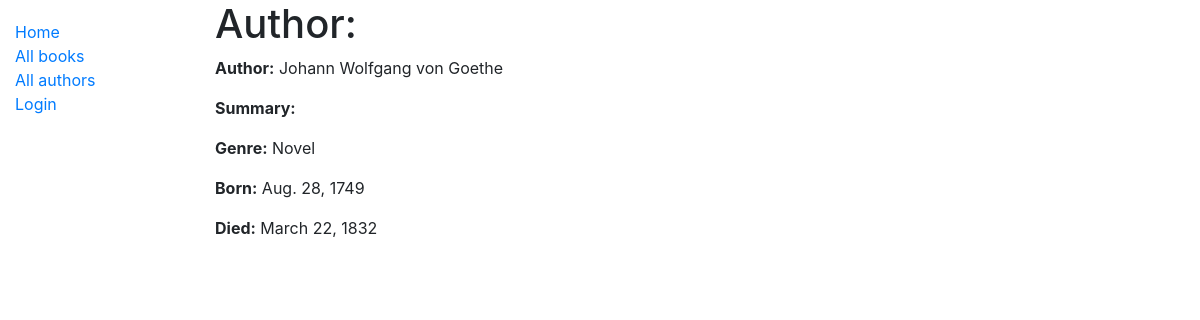
Screenshot of /catalog/author/4 with the database file from the repository.
### catalog/models.py (models this page shows, shortened)
class Author(models.Model):
    first_name = models.CharField(max_length=100)
    last_name = models.CharField(max_length=100)
    date_of_birth = models.DateField(null=True, blank=True)
    date_of_death = models.DateField('Died', null=True, blank=True)
    genre = models.ManyToManyField(Genre)
    class Meta:
        ordering = ['last_name', 'first_name']

class Genre(models.Model):
    name = models.CharField(max_length=200, help_text='Enter a book genre (e.g. Science Fiction)')
    def __str__(self):
        return self.name

### catalog/views.py (the view)
# urls.py: path('author/<int:pk>', views.AuthorDetailView.as_view(), name='author-detail'),
class AuthorDetailView(generic.DetailView):
    model = Author

### catalog/templates/catalog/author_detail.html (shortened to what this page needs)
{% extends "base_generic.html" %}
{% block content %}
  <h1>Author: {{ book.author}}</h1>
  <p><strong>Author:</strong> {{ author.first_name }} {{author.last_name}}</a></p>
  <p><strong>Summary:</strong> {{ author.summary }}</p>
  <p><strong>Genre:</strong> {{ author.genre.all|join:", " }}</p>
  <p><strong>Born:</strong> {{ author.date_of_birth }}</p>
  <p><strong>Died:</strong> {{ author.date_of_death }}</p>
{% endblock %}

### rows the page displays
Author: first_name "Johann Wolfgang von", last_name "Goethe", genre.all "Novel", date_of_birth "Aug. 28, 1749", date_of_death "March 22, 1832"
